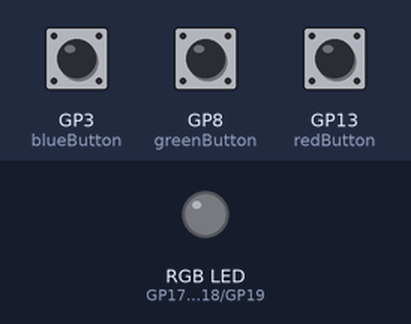
This program was run on a simulated Raspberry Pi Pico running MicroPython. Shown: an RGB LED mixed from three pins (HIGH = lit). The inputs (shaded band) are chosen by the test bench; at power-on: GP3 (blueButton) HIGH, GP8 (greenButton) HIGH, GP13 (redButton) HIGH.

Above: at 1.2 s.
1.3 s: GP3 (blueButton) pulled LOW for 0.15 s
At 2.6 s:
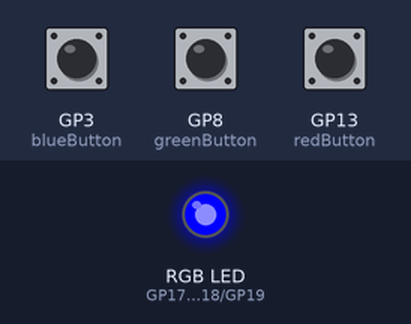
2.9 s: GP8 (greenButton) pulled LOW for 0.15 s
At 4.0 s:
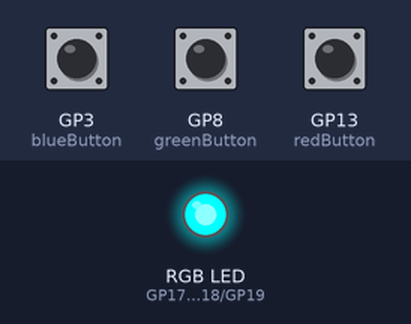
4.5 s: GP13 (redButton) pulled LOW for 0.15 s
At 5.2 s:
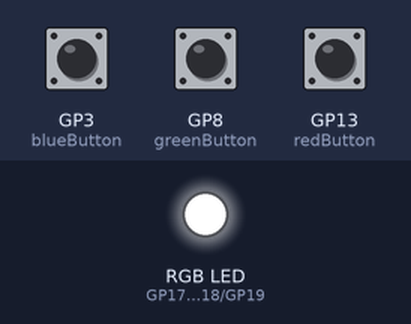
6.1 s: GP3 (blueButton) pulled LOW for 1 s
At 7.7 s:
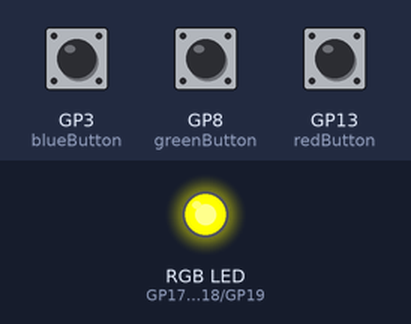
8.6 s: GP8 (greenButton) pulled LOW for 1 s
At 10.8 s:
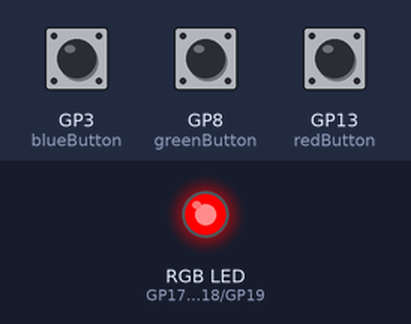
11.1 s: GP3 (blueButton) pulled LOW for 0.15 s
At 12.6 s:
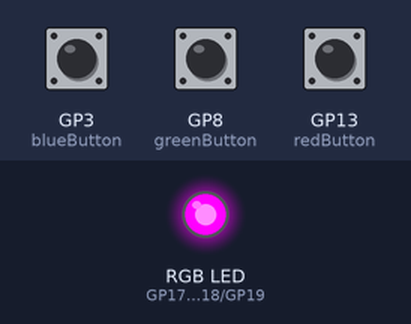
Timing chart, 0 to 13.7 s (numbered marks = the images above; inputs shaded):
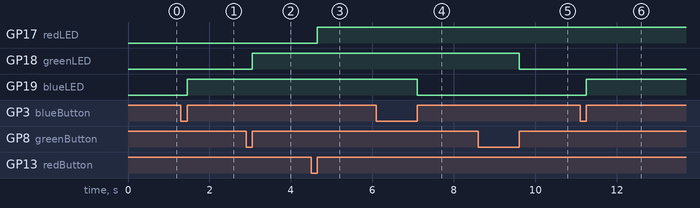

The program:

hw19_rgb_toggle_buttons.py
```python
from machine import Pin
from time import sleep

# define GPIO pins
redLEDPin = 17
greenLEDPin = 18
blueLEDPin = 19

redLED = Pin(redLEDPin, Pin.OUT)
greenLED = Pin(greenLEDPin, Pin.OUT)
blueLED = Pin(blueLEDPin, Pin.OUT)

redButPin = 13
greenButPin = 8
blueButPin = 3

redButton = Pin(redButPin, Pin.IN, Pin.PULL_UP)
greenButton = Pin(greenButPin, Pin.IN, Pin.PULL_UP)
blueButton = Pin(blueButPin, Pin.IN, Pin.PULL_UP)

redButStateNow = 1
greenButStateNow = 1
blueButStateNow = 1

redButStateOld = 1
greenButStateOld = 1
blueButStateOld = 1

redLEDState = False
greenLEDState = False
blueLEDState = False


while True:
    redButStateNow = redButton.value()
    greenButStateNow = greenButton.value()
    blueButStateNow = blueButton.value()
    # print(redButStateNow, greenButStateNow, blueButStateNow)
    # sleep(.1)

    if redButStateOld == 0 and redButStateNow == 1:
        redLEDState = not redLEDState
        redLED.value(redLEDState)
    redButStateOld = redButStateNow

    if greenButStateOld == 0 and greenButStateNow == 1:
        greenLEDState = not greenLEDState
        greenLED.value(greenLEDState)
    greenButStateOld = greenButStateNow

    if blueButStateOld == 0 and blueButStateNow == 1:
        blueLEDState = not blueLEDState
        blueLED.value(blueLEDState)
    blueButStateOld = blueButStateNow
```

Measured:
- after the input at 1.3 s, GP19 (blueLED): LOW → HIGH after 0.15 s
- after the input at 2.9 s, GP18 (greenLED): LOW → HIGH after 0.15 s
- after the input at 4.5 s, GP17 (redLED): LOW → HIGH after 0.15 s
- after the input at 6.1 s, GP19 (blueLED): HIGH → LOW after 1.0 s
- after the input at 8.6 s, GP18 (greenLED): HIGH → LOW after 1.0 s
- after the input at 11.1 s, GP19 (blueLED): LOW → HIGH after 0.15 s
